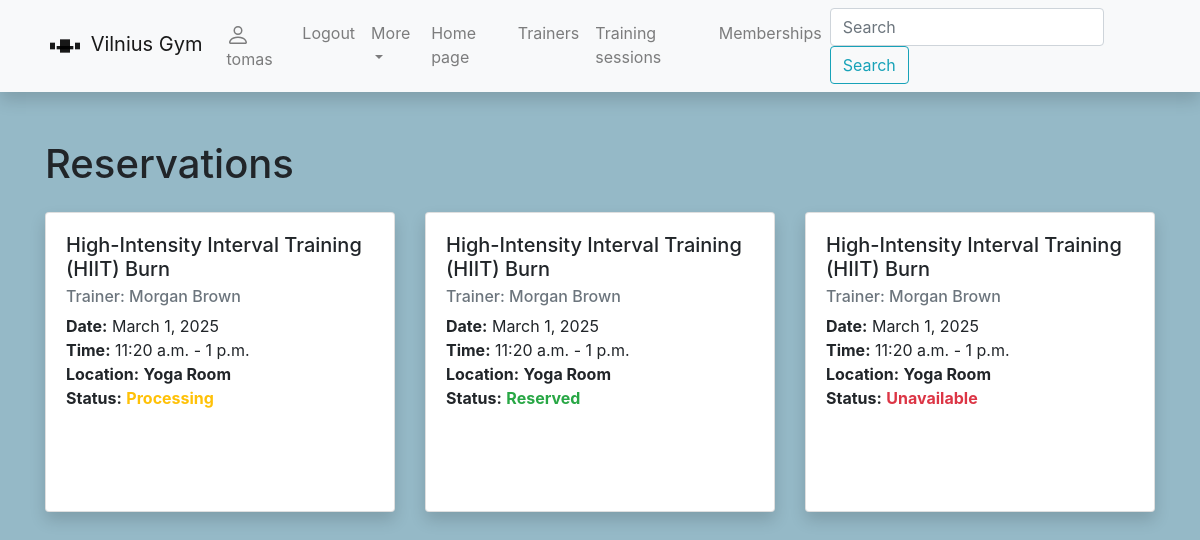
The app's page /gym/reservations/ (signed in) with its own data.
### gym/models.py (models this page shows, shortened)
class Reservation(models.Model):
    schedule = models.ForeignKey(Schedule, on_delete=SET_NULL, null=True, blank=True)
    user = models.ForeignKey(User, on_delete=models.CASCADE, related_name='reservations')
    RESERVATION_STATUS = (
        ('p', 'Processing'),
        ('r', 'Reserved'),
        ('e', 'Unavailable'),
    )
    rezervation_status = models.CharField('rezervation_status',
                                          max_length=1,
                                          choices=RESERVATION_STATUS,
                                          default='p',
                                          blank=True,
                                          help_text="Membership status"
                                          )

class Schedule(models.Model):
    max_capacity = models.PositiveIntegerField('Capacity', null=True, blank=True,
                                               help_text="Enter max capacity")
    date = models.DateField('date', help_text="Enter date", default=date.today)
    trainer = models.ForeignKey(Trainer, on_delete=SET_NULL, null=True, blank=True)
    training_session = models.ForeignKey(TrainingSession, on_delete=SET_NULL,
                                         null=True, blank=True, related_name='schedule')
    start_time = models.TimeField('Start time',
                                  help_text='Enter start time',
                                  default=get_current_time)
    end_time = models.TimeField('End time',
                                help_text='Enter End time',
                                default=get_current_time)
    LOCATION_NAME = (
        ('1', 'Main Studio'),
        ('2', 'Yoga Room'),
        ('3', 'Cardio Zone'),
        ('4', 'Outdoor Terrace'),
        ('5', 'Functional Training Area'),
    )
    location = models.CharField('Location',
                                max_length=1,
                                choices=LOCATION_NAME,
                                default='1',
                                blank=True,
                                help_text="Gym class locations"
                                )

class TrainingSession(models.Model):
    name = models.CharField('Name', max_length=50, help_text='Enter training sessions name')
    duration = models.DurationField(default="01:00:00", help_text="Default time is 1 hour")
    description = HTMLField()
    ts_cover = models.ImageField('training session cover',
                                 upload_to='covers/ts_covers',
                                 null=True,
                                 blank=True)

class Trainer(models.Model):
    first_name = models.CharField('Name', max_length=50, help_text='Enter your name')
    last_name = models.CharField('Surname', max_length=50, help_text='Enter your surname')
    email = models.CharField('Email', max_length=50, help_text="Enter email adress")
    specialization = models.CharField('Specialization', max_length=100, default='Specialization....')
    professional_history = HTMLField()
    cover = models.ImageField(upload_to='covers/trainer_covers', blank=True, null=True)
    def __str__(self):
        return f'{self.first_name} {self.last_name}'
    class Meta:
        ordering = ('last_name', 'first_name')

### gym/views.py (the view)
# urls.py: path('reservations/', views.ReservarsionsListView.as_view(), name='reservations-all'),
class ReservarsionsListView(generic.ListView):
    model = Reservation
    context_object_name = 'reservations'
    template_name = 'reservations.html'

### gym/templates/reservations.html
{% extends 'base.html' %}
{% block content %}
<h1 class="mb-4">Reservations</h1>
{% if user.reservations.all %}
  <div class="row">
    {% for reservation in user.reservations.all %}
      <div class="col-md-4 mb-4">
        <div class="card h-100 shadow">
          <div class="card-body">
            <h5 class="card-title">{{ reservation.schedule.training_session.name }}</h5>
            <h6 class="card-subtitle mb-2 text-muted">Trainer: {{ reservation.schedule.trainer }}</h6>
            <p class="card-text">
              <strong>Date:</strong> {{ reservation.schedule.date }}<br>
              <strong>Time:</strong> {{ reservation.schedule.start_time }} - {{ reservation.schedule.end_time }}<br>
              <strong>Location:</strong>
              <span class="font-weight-bold
                {% if reservation.schedule.location == '1' %}text-default
                {% elif reservation.schedule.location == '2' %}text-default
                {% elif reservation.schedule.location == '3' %}text-default
                {% elif reservation.schedule.location == '4' %}text-default
                {% elif reservation.schedule.location == '5' %}text-default
                {% else %}text-muted{% endif %}">
                {{ reservation.schedule.get_location_display }}
              </span>
              <br>
              <strong>Status:</strong>
              <span class="font-weight-bold
                {% if reservation.rezervation_status == 'e' %}text-danger
                {% elif reservation.rezervation_status == 'r' %}text-success
                {% elif reservation.rezervation_status == 'p' %}text-warning
                {% else %}text-muted{% endif %}">
                {{ reservation.get_rezervation_status_display }}
              </span>
            </p>
          </div>
        </div>
      </div>
    {% endfor %}
  </div>
{% else %}
  <p>No reservations found.</p>
{% endif %}
{% endblock %}

### gym/templates/base.html (shortened to what this page needs)
<!DOCTYPE html>
<html lang="en">
<head>
    {% load static %}
    <link
      rel="stylesheet"
      href="https://stackpath.bootstrapcdn.com/bootstrap/4.1.3/css/bootstrap.min.css"
    />
    <link
      rel="stylesheet"
      href="https://cdnjs.cloudflare.com/ajax/libs/font-awesome/4.7.0/css/font-awesome.min.css"
    />
     <link rel="stylesheet" href="{% static 'css/styles.css' %}" />
</head>
  <body>
    <nav
      class="navbar navbar-expand-lg navbar-light bg-light static-top mb-5 shadow"
    >
      <div class="container">
        <a class="navbar-brand" href="{% url 'index' %}">
          <svg
            class="bi bi-dumbbell"
            width="2em"
            height="2em"
            viewBox="0 0 24 24"
            fill="currentColor"
            xmlns="http://www.w3.org/2000/svg">
            <path d="M3 10V14H6V10H3Z" />
            <path d="M18 10V14H21V10H18Z" />
            <path d="M7 12H17V14H7V12Z" />
            <path d="M9 8H15V16H9V8Z" />
        </svg>
          Vilnius Gym</a
        >
        <div class="collapse navbar-collapse" id="navbarResponsive">
          <ul class="navbar-nav ml-auto">
           {% if user.is_authenticated %}
            <li class="nav-item">
              <a class="nav-link" href="{% url 'user-profile' %}">
                 {{ user.username }}</a>
            </li>
            <li class="nav-item">
              <a class="nav-link" href="{% url 'logout' %}">Logout</a>
            <li class="nav-item dropdown">
                <a class="nav-link dropdown-toggle" href="#" id="navbarDropdown" role="button"
                   data-toggle="dropdown" aria-expanded="false">More
                </a>
            </li>
          {% endif %}
            <li class="nav-item">
              <a class="nav-link" href="{% url 'index' %}">Home page</a>
            </li>
            <li class="nav-item">
              <a class="nav-link" href="{% url 'trainers-all' %}">Trainers</a>
            </li>
              <li class="nav-item">
              <a class="nav-link" href="{% url 'trainingsessions-all' %}">Training sessions</a>
            </li>
            <li class="nav-item">
              <a class="nav-link" href="{% url 'displaymemberships-all' %}">Memberships</a>
            </li>
          </ul>
          <form
            class="form-inline my-2 my-lg-0"
            action="{% url 'search' %}"
            method="get"
          >
            <input
              class="form-control mr-sm-2"
              type="search"
              placeholder="Search"
              aria-label="Search"
              name="search_text"
            />
            <button class="btn btn-outline-info my-2 my-sm-0" type="submit">
              Search
            </button>
          </form>
        </div>
           </div>
    </nav>
    <div class="container">{% block content %}{% endblock %}</div>
  </body>
</html>

### gym/static/css/styles.css (style rules this page uses)
body { background-color: #95B9C7; }
.card { min-height: 300px; width: 100%; }
.card-body { height: 75%; }

### records on screen
Reservation: schedule.training_session.name "High-Intensity Interval Training (HIIT) Burn", schedule.trainer "Morgan Brown", schedule "March 1, 2025", schedule.start_time "11:20 a.m.", schedule.end_time "1 p.m.", schedule.location "Yoga Room", rezervation_status "Processing"
Reservation: schedule.training_session.name "High-Intensity Interval Training (HIIT) Burn", schedule.trainer "Morgan Brown", schedule "March 1, 2025", schedule.start_time "11:20 a.m.", schedule.end_time "1 p.m.", schedule.location "Yoga Room", rezervation_status "Reserved"
Reservation: schedule.training_session.name "High-Intensity Interval Training (HIIT) Burn", schedule.trainer "Morgan Brown", schedule "March 1, 2025", schedule.start_time "11:20 a.m.", schedule.end_time "1 p.m.", schedule.location "Yoga Room", rezervation_status "Unavailable"

### other values on screen
{{ user.username }} "tomas"
